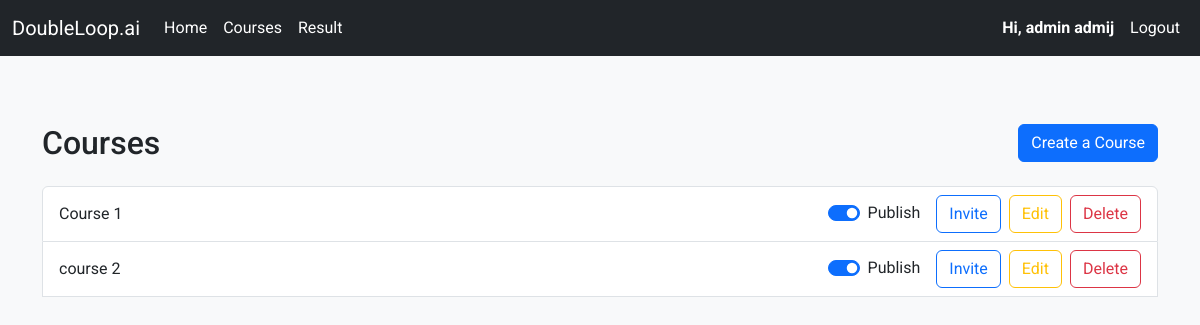
The app's page /course_actions/ (signed in), older data.
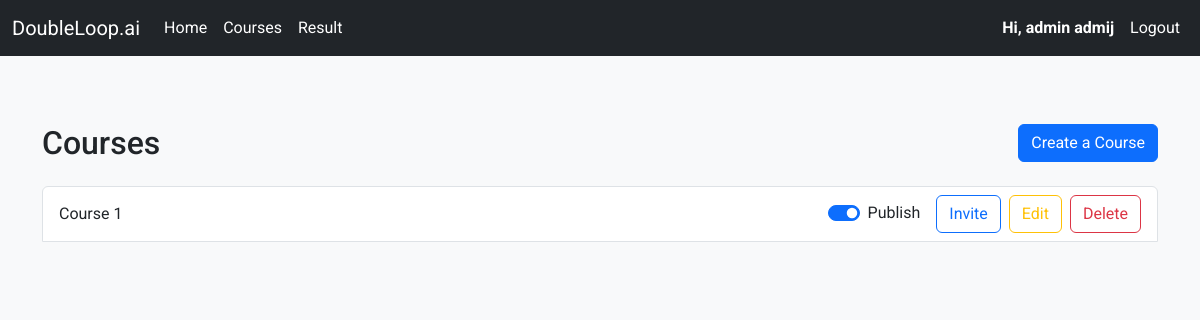
The same page, newer data.
### course/models/course.py (models this page shows, shortened)
class Course(BaseModel):
    title = models.CharField(max_length=255)
    description = models.CharField(max_length=1500, null=True, blank=True)
    created_by = models.ForeignKey(User, related_name='courses', on_delete=models.CASCADE)
    is_published = models.BooleanField(default=True)
    is_archived = models.BooleanField(default=False)

### users/views.py (the view)
# urls.py: path('course_actions/', course_actions, name="course_actions"),
@login_required
def course_actions(request):
    if not request.user.is_admin:
        messages.error(request, 'You do not have permission to access this page.')
        return redirect('home')
    context = {
        'courses': Course.objects.filter(created_by=request.user, is_archived=False)
    }
    return render(request, 'course_actions.html', context)

### templates/course_actions.html (shortened to what this page needs)
{% extends 'base.html' %}
{% block content %}
<div class="container mt-5">
    <div class="d-flex flex-column flex-md-row justify-content-between align-items-center mb-4">
        <h2 class="mb-3 mb-md-0">Courses</h2>
        <div class="d-flex flex-column flex-md-row">
            <a href="{% url 'dashboard' %}" class="btn btn-primary">Create a Course</a>
        </div>
    </div>
    <div class="list-group">
        {% if courses %}
        {% for course in courses %}
        <div class="list-group-item d-flex justify-content-between align-items-center">
            {{ course.title }}
            <div class="d-flex align-items-center">
                <div class="form-check form-switch me-3">
                    <input class="form-check-input toggle-publish" type="checkbox" data-course-id="{{ course.id }}"
                           {% if course.is_published %}checked{% endif %}>
                    <label class="form-check-label">Publish</label>
                </div>
                <button class="btn btn-outline-primary invite-button" data-course-id="{{ course.id }}">Invite</button>
                <a href="{% url 'edit_courses' %}" class="btn btn-outline-warning ms-2">Edit</a>
                <a href="{% url 'delete_course' course.id %}" class="btn btn-outline-danger ms-2">Delete</a>
            </div>
        </div>
        {% endfor %}
        {% else %}
        <p class="text-muted">No courses available.</p>
        {% endif %}
    </div>
</div>
{% endblock %}

Row changes from the older to the newer data that the page shows:
no longer on this page (row edited): Course: title "course 2", is_published "☑"
